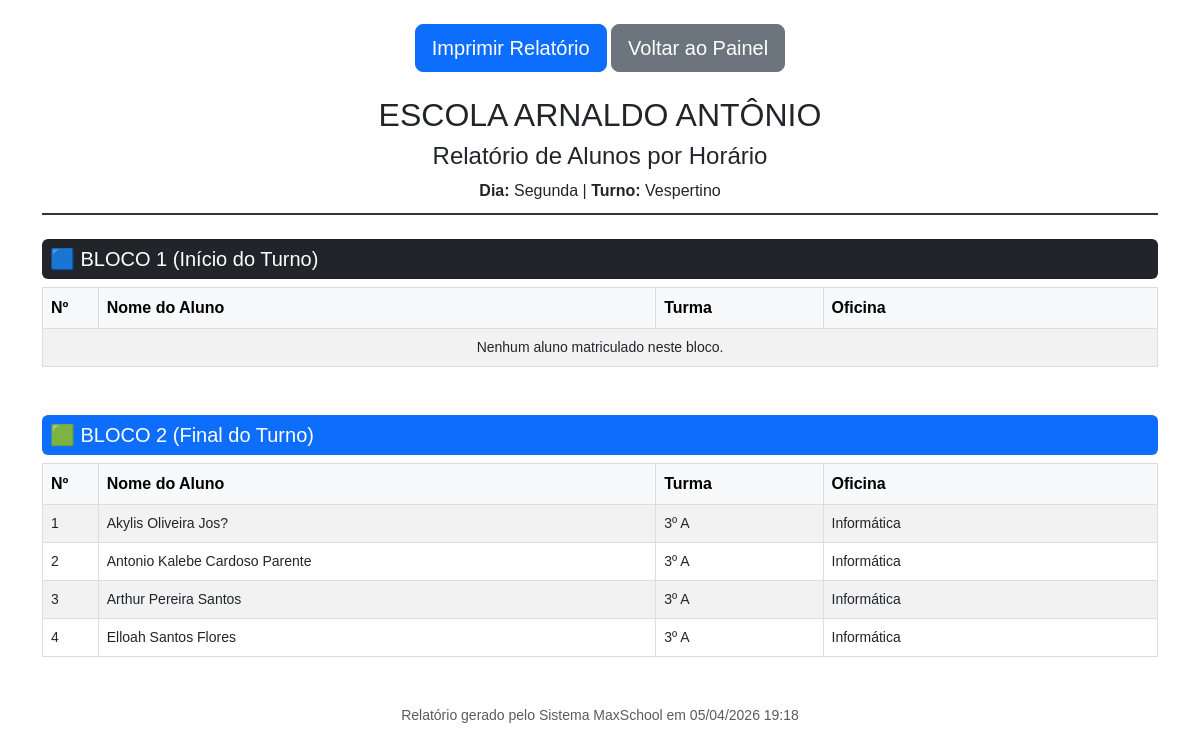
The page /relatorio_horario.php (signed in) on the database its author committed.
### tables this page shows
CREATE TABLE `oficinas` (
  `id` int(11) NOT NULL,
  `nome_oficina` varchar(50) DEFAULT 'Informática/Robótica',
  `aluno_id` int(11) DEFAULT NULL,
  `dia_semana` varchar(20) DEFAULT NULL,
  `bloco` varchar(10) DEFAULT NULL,
  `turno` enum('Matutino','Vespertino') DEFAULT NULL
);

CREATE TABLE `alunos` (
  `id` int(11) NOT NULL,
  `nome` varchar(100) NOT NULL,
  `ano` int(11) NOT NULL,
  `turma` varchar(5) NOT NULL,
  `turno` enum('Matutino','Vespertino') NOT NULL,
  `data_cadastro` timestamp NOT NULL DEFAULT current_timestamp()
);

### relatorio_horario.php (the view, shortened to what this page needs)
<?php
include 'includes/db.php';
$dia_filtro = isset($_GET['dia']) ? $_GET['dia'] : 'Segunda';
$turno_filtro = isset($_GET['turno']) ? $_GET['turno'] : 'Vespertino';
function buscarAlunos($conn, $dia, $turno, $bloco) {
    $sql = "SELECT a.nome, a.ano, a.turma, o.nome_oficina
            FROM oficinas o
            JOIN alunos a ON o.aluno_id = a.id
            WHERE o.dia_semana LIKE '%$dia%'
            AND o.turno = '$turno'
            AND o.bloco = '$bloco'
            ORDER BY a.nome ASC";
    return $conn->query($sql);
}
$bloco1 = buscarAlunos($conn, $dia_filtro, $turno_filtro, 'Bloco 1');
$bloco2 = buscarAlunos($conn, $dia_filtro, $turno_filtro, 'Bloco 2');
?>
<!DOCTYPE html>
<html lang="pt-br">
<head>
    <link href="https://cdn.jsdelivr.net/npm/bootstrap@5.3.0/dist/css/bootstrap.min.css" rel="stylesheet">
</head>
<body>
<div class="container py-4">
    <div class="no-print mb-4 text-center">
        <button onclick="window.print()" class="btn btn-primary btn-lg"><i class="bi bi-printer"></i> Imprimir Relatório</button>
        <a href="admin.php" class="btn btn-secondary btn-lg">Voltar ao Painel</a>
    </div>
    <div class="cabecalho text-center">
        <h2>ESCOLA ARNALDO ANTÔNIO</h2>
        <h4>Relatório de Alunos por Horário</h4>
        <p class="mb-0"><strong>Dia:</strong> <?php echo $dia_filtro; ?> | <strong>Turno:</strong> <?php echo $turno_filtro; ?></p>
    </div>
    <div class="mt-4">
        <h5 class="bg-dark text-white p-2 rounded">🟦 BLOCO 1 (Início do Turno)</h5>
        <table class="table tabela-relatorio table-striped">
            <thead>
                <tr>
                    <th width="5%">Nº</th>
                    <th width="50%">Nome do Aluno</th>
                    <th width="15%">Turma</th>
                    <th width="30%">Oficina</th>
                </tr>
            </thead>
            <tbody>
                <?php $n = 1; while($row = $bloco1->fetch_assoc()): ?>
                <?php endwhile; if($n == 1) echo "<tr><td colspan='4' class='text-center'>Nenhum aluno matriculado neste bloco.</td></tr>"; ?>
            </tbody>
        </table>
    </div>
    <div class="mt-5">
        <h5 class="bg-primary text-white p-2 rounded">🟩 BLOCO 2 (Final do Turno)</h5>
        <table class="table tabela-relatorio table-striped">
            <thead>
                <tr>
                    <th width="5%">Nº</th>
                    <th width="50%">Nome do Aluno</th>
                    <th width="15%">Turma</th>
                    <th width="30%">Oficina</th>
                </tr>
            </thead>
            <tbody>
                <?php $n = 1; while($row = $bloco2->fetch_assoc()): ?>
                <tr>
                    <td><?php echo $n++; ?></td>
                    <td><?php echo $row['nome']; ?></td>
                    <td><?php echo $row['ano']; ?>º <?php echo $row['turma']; ?></td>
                    <td><?php echo $row['nome_oficina']; ?></td>
                </tr>
                <?php endwhile; if($n == 1) echo "<tr><td colspan='4' class='text-center'>Nenhum aluno matriculado neste bloco.</td></tr>"; ?>
            </tbody>
        </table>
    </div>
    <div class="mt-5 text-center small text-muted">
        <p>Relatório gerado pelo Sistema MaxSchool em <?php echo date('d/m/Y H:i'); ?></p>
    </div>
</div>
</body>
</html>

### relatorio_horario.php (style rules this page uses)
body { background: white; font-family: sans-serif; }
.cabecalho { border-bottom: 2px solid #333; margin-bottom: 20px; padding-bottom: 10px; }
.tabela-relatorio th { background-color: #f8f9fa !important; color: black !important; border: 1px solid #ddd; }
.tabela-relatorio td { border: 1px solid #ddd; font-size: 14px; }

### rows shown on the page
oficinas: aluno.nome "Akylis Oliveira Jos?", aluno.ano "3", aluno.turma "A", nome_oficina "Informática"
oficinas: aluno.nome "Antonio Kalebe Cardoso Parente", aluno.ano "3", aluno.turma "A", nome_oficina "Informática"
oficinas: aluno.nome "Arthur Pereira Santos", aluno.ano "3", aluno.turma "A", nome_oficina "Informática"
oficinas: aluno.nome "Elloah Santos Flores", aluno.ano "3", aluno.turma "A", nome_oficina "Informática"

### other values the page prints
$dia_filtro "Segunda"
$turno_filtro "Vespertino"
